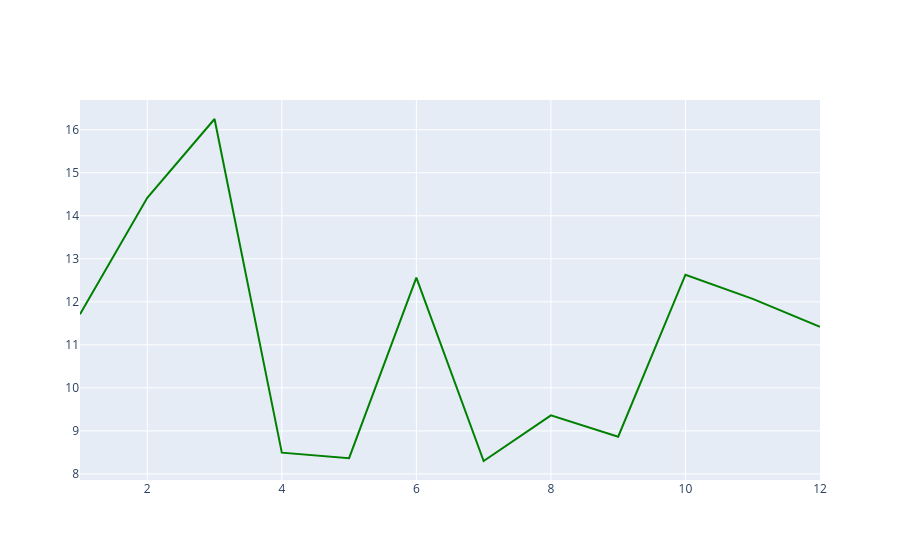

Notebook code cell kept with this figure:
### Markdown cell above
# Lab 8.4.3 - Add Interactivity: User Input and Callbacks

## Exercise 1 - Average Monthly Arrival Delay Time
### Theme
Extract the average monthly arrival delay time and see how it changes over the year. The year range is from 2010 to 2020.

### Expected Output
The dashboard should consist of the following:
- Title - same as in the previous lab
- Input component - A field that allows user input of year
- Graph of the month vs average arrival delay time.

![Sample-dashboard](https://cf-courses-data.s3.us.cloud-object-storage.appdomain.cloud/IBMDeveloperSkillsNetwork-DV0101EN-SkillsNetwork/labs/Module%204/lab2_output.png)

### Tasks
1. Import libraries and read the dataset
2. Creating app layout and adding the title
3. Add input text box, callback decorator, and generate the line chart inside the callback function

---

### Task 1 - Import libraries and read the dataset

### Code cell
# Import libraries
import pandas as pd
import plotly.express as px
import plotly.graph_objects as go
from dash import Dash, html, dcc, callback, Output, Input

# Read the dataset
path = '/'.join(['https://cf-courses-data.s3.us.cloud-object-storage.appdomain.cloud',
                 'IBMDeveloperSkillsNetwork-DV0101EN-SkillsNetwork/Data%20Files/airline_data.csv'])
airline_data = pd.read_csv(path)
airline_data.set_index('Year', inplace=True) #set index to Year

# Sample line graph
grouped = airline_data.loc[2010,['Month','ArrDelayMinutes']].groupby('Month').mean()
fig = go.Figure()
fig.add_trace(go.Scatter(x=grouped.index,
                         y=grouped['ArrDelayMinutes'],
                         mode='lines',
                         marker=dict(color='green')))

### Figure 1 — Plotly figure (JSON) as saved in the notebook; plotly's stock layout.template omitted (floating-point values rounded to 4 significant figures)
{"data": [{"marker": {"color": "green"}, "mode": "lines", "type": "scatter", "x": [1, 2, 3, 4, 5, 6, 7, 8, 9, 10, 11, 12], "y": [11.71, 14.42, 16.25, 8.494, 8.365, 12.56, 8.3, 9.362, 8.864, 12.63, 12.07, 11.42]}], "layout": {}}
